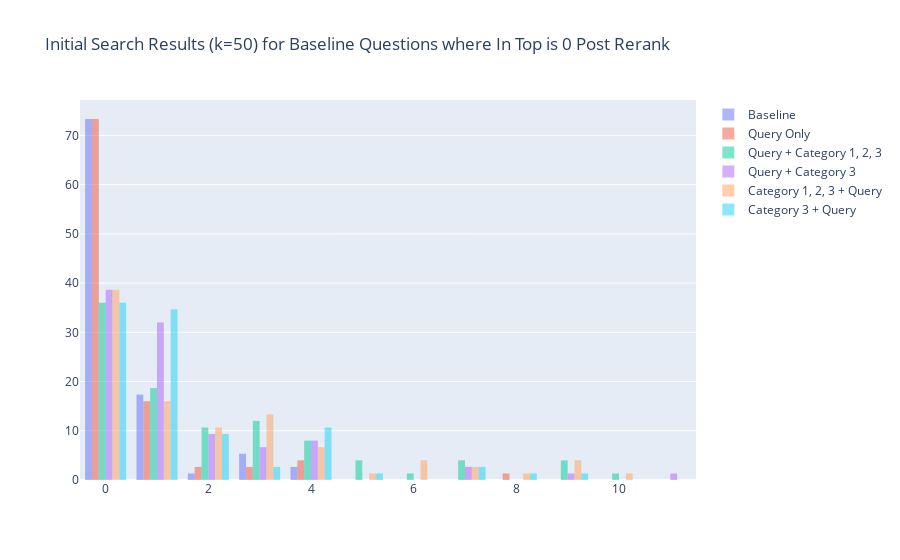

Notebook source saved alongside this figure:
### Code cell
import plotly.graph_objects as go

baseline_results_in_top = get_percent_of_chunk_with_correct_source(question_ids, baseline_results, article_numbers)
baseline_results_in_top = { k: v for k, v in baseline_results_in_top.items() if k in ids_no_intop_prior_baseline_arr }

no_search_non_required_results_in_top = get_percent_of_chunk_with_correct_source(question_ids, no_search_non_required_results, article_numbers)
no_search_non_required_results_in_top = { k: v for k, v in no_search_non_required_results_in_top.items() if k in ids_no_intop_prior_baseline_arr }

query_category1_category2_category3_results_in_top = get_percent_of_chunk_with_correct_source(question_ids, query_category1_category2_category3_results, article_numbers)
query_category1_category2_category3_results_in_top = { k: v for k, v in query_category1_category2_category3_results_in_top.items() if k in ids_no_intop_prior_baseline_arr }

query_category3_results_in_top = get_percent_of_chunk_with_correct_source(question_ids, query_category3_results, article_numbers)
query_category3_results_in_top = { k: v for k, v in query_category3_results_in_top.items() if k in ids_no_intop_prior_baseline_arr }

category1_category2_category3_query_results_in_top = get_percent_of_chunk_with_correct_source(question_ids, category1_category2_category3_query_results, article_numbers)
category1_category2_category3_query_results_in_top = { k: v for k, v in category1_category2_category3_query_results_in_top.items() if k in ids_no_intop_prior_baseline_arr }

category3_query_results_in_top = get_percent_of_chunk_with_correct_source(question_ids, category3_query_results, article_numbers)
category3_query_results_in_top = { k: v for k, v in category3_query_results_in_top.items() if k in ids_no_intop_prior_baseline_arr }

trace1 = go.Histogram(
    x=list(baseline_results_in_top.values()),
    opacity=0.50,
    name='Baseline',
    histnorm='percent'
)

trace2 = go.Histogram(
    x=list(no_search_non_required_results_in_top.values()),
    opacity=0.50,
    name='Query Only',
    histnorm='percent'
)

trace3 = go.Histogram(
    x=list(query_category1_category2_category3_results_in_top.values()),
    opacity=0.50,
    name='Query + Category 1, 2, 3',
    histnorm='percent'
)

trace4 = go.Histogram(
    x=list(query_category3_results_in_top.values()),
    opacity=0.50,
    name='Query + Category 3',
    histnorm='percent'
)

trace5 = go.Histogram(
    x=list(category1_category2_category3_query_results_in_top.values()),
    opacity=0.50,
    name='Category 1, 2, 3 + Query',
    histnorm='percent'
)

trace6 = go.Histogram(
    x=list(category3_query_results_in_top.values()),
    opacity=0.50,
    name='Category 3 + Query',
    histnorm='percent'
)

data = [trace1, trace2, trace3, trace4, trace5, trace6]
layout = go.Layout(barmode='group', title="Initial Search Results (k=50) for Baseline Questions where In Top is 0 Post Rerank")
fig = go.Figure(data=data, layout=layout)

fig.show()

### Figure 1 — Plotly figure (JSON) as saved in the notebook; plotly's stock layout.template omitted (floating-point values rounded to 4 significant figures)
{"data": [{"histnorm": "percent", "name": "Baseline", "opacity": 0.5, "type": "histogram", "x": [4, 0, 0, 1, 0, 0, 0, 3, 0, 0, 0, 0, 0, 0, 0, 0, 0, 0, 0, 1, 0, 0, 0, 0, 0, 0, 0, 0, 3, 0, 1, 0, 0, 0, 4, 0, 0, 1, 1, 0, 0, 0, 0, 0, 0, 0, 0, 0, 1, 3, 0, 0, 0, 0, 0, 1, 0, 0, 1, 3, 1, 0, 0, 0, 0, 1, 0, 1, 0, 0, 0, 2, 0, 1, 1]}, {"histnorm": "percent", "name": "Query Only", "opacity": 0.5, "type": "histogram", "x": [8, 0, 0, 1, 0, 0, 0, 4, 0, 0, 0, 0, 0, 0, 0, 0, 0, 0, 0, 1, 0, 0, 0, 0, 0, 0, 0, 0, 3, 0, 1, 0, 0, 0, 4, 0, 0, 1, 1, 0, 0, 0, 0, 0, 0, 0, 0, 0, 1, 3, 0, 0, 0, 0, 0, 1, 0, 0, 1, 4, 2, 0, 0, 0, 0, 1, 0, 1, 0, 0, 0, 2, 0, 1, 1]}, {"histnorm": "percent", "name": "Query + Category 1, 2, 3", "opacity": 0.5, "type": "histogram", "x": [10, 0, 2, 1, 0, 0, 2, 4, 7, 3, 6, 4, 0, 9, 4, 1, 3, 0, 2, 1, 0, 0, 0, 0, 2, 1, 7, 5, 3, 9, 1, 2, 2, 0, 4, 2, 0, 3, 9, 3, 1, 1, 1, 0, 1, 0, 1, 0, 0, 3, 0, 0, 4, 0, 0, 1, 0, 5, 1, 1, 3, 0, 0, 0, 0, 3, 2, 1, 7, 0, 0, 4, 5, 0, 3]}, {"histnorm": "percent", "name": "Query + Category 3", "opacity": 0.5, "type": "histogram", "x": [9, 0, 2, 1, 0, 0, 1, 4, 11, 1, 2, 0, 0, 7, 0, 0, 1, 0, 1, 1, 0, 0, 1, 0, 1, 1, 2, 3, 3, 7, 1, 2, 0, 1, 4, 1, 0, 1, 2, 0, 0, 1, 0, 0, 1, 0, 1, 0, 1, 3, 0, 0, 0, 1, 0, 1, 0, 4, 1, 4, 4, 0, 0, 0, 1, 1, 2, 1, 2, 0, 0, 3, 4, 1, 3]}, {"histnorm": "percent", "name": "Category 1, 2, 3 + Query", "opacity": 0.5, "type": "histogram", "x": [10, 0, 2, 1, 0, 0, 2, 4, 7, 3, 6, 4, 0, 9, 4, 1, 3, 0, 2, 1, 0, 0, 0, 0, 2, 1, 7, 6, 3, 9, 1, 2, 2, 0, 4, 3, 0, 3, 9, 3, 0, 1, 1, 0, 0, 0, 1, 0, 0, 3, 0, 0, 4, 0, 0, 1, 0, 5, 1, 1, 3, 0, 0, 0, 0, 3, 2, 1, 8, 0, 0, 2, 6, 0, 3]}, {"histnorm": "percent", "name": "Category 3 + Query", "opacity": 0.5, "type": "histogram", "x": [8, 0, 2, 1, 0, 0, 1, 4, 7, 1, 2, 0, 0, 7, 1, 0, 1, 0, 1, 1, 0, 0, 1, 0, 1, 1, 2, 4, 3, 9, 1, 2, 0, 1, 4, 1, 0, 1, 2, 0, 0, 1, 0, 0, 1, 0, 1, 0, 1, 4, 0, 0, 1, 1, 0, 1, 0, 4, 1, 4, 4, 0, 0, 0, 1, 1, 2, 1, 2, 0, 0, 5, 4, 1, 3]}], "layout": {"barmode": "group", "title": {"text": "Initial Search Results (k=50) for Baseline Questions where In Top is 0 Post Rerank"}}}
